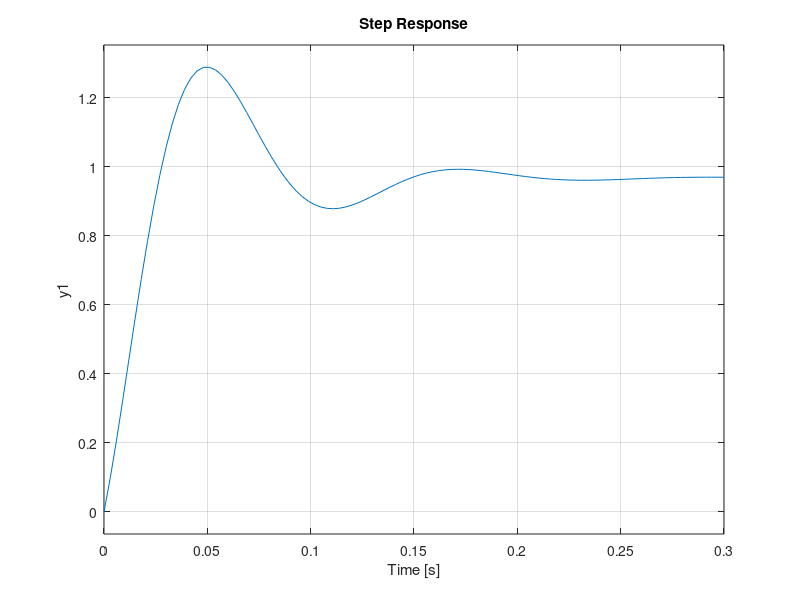

Source code (MATLAB): (Note: this script raises an error after producing the figure.)
% Plant 1 - Specification 4 Design
%% System Definitions

Gp = tf([6, 600], [20, 240, 2000]);
Hy = 1;


%% First, design through normal continuous methods

%%% Initial test - see how uncompensated system performs
Gol_u = Gp;
Gcl_u = feedback(100*Gp, Hy);

%figure
subplot(2,1,1)
margin(Gol_u)
subplot(2,1,2)
step(Gcl_u)

%%%% Get performance measures
verifier(Gp, 1, 1, Hy);

%%%% Output
% Phase margin: Inf
% Gain margin: Inf
% Crossover frequency: NaN
% Bandwidth: 14.047161
% Percent overshoot: 13.457347
% Rise time: 0.149452
% Settling time: 0.498646
% Steady state error - step: 76.923077%
% Steady state error - ramp: Inf%
% Tracking accuracy: 78.930705%
% Noise rejection: 7.562614e-02
% Disturbance rejection: 4.285852e-01
% Max control effort: 1.000000
% ISE: 0.045382

%%%% Need keep in mind the following
% I think that the solution method for this system is to damp as much as possible while keeping Upeak low
%%%% Adjust the following
Kc = 1;
alpha = 10;
tau = 1/(10*sqrt(alpha));

%%%% Show performance of continuous time system
Gc = Kc * tf([tau, 1], [alpha*tau, 1]);

Try = feedback(Gp*Gc, Hy);
info = stepinfo(Try);
risetime = info.RiseTime
settlingtime = info.SettlingTime
PO = info.Overshoot

ws = 377;
Tvy = feedback(-Hy*Gc*Gp, 1);
Ngain = bode(Tvy, ws)

Tru = feedback(Gc, Gp*Hy);
Upeak = max(step(Tru))


%%% Convert to discrete since the above parameters pass
% Figure out initial bandwidth to initialize Fs
init_bandwidth = bandwidth(Try)
% Let's initalize it at 150
Fs = 30;
Ts = 1/Fs;

Gc_z = c2d(Gc, Ts, 'tustin');
Gp_z = c2d(Gp, Ts, 'zoh');
Try_z = feedback(Gp_z*Gc_z, 1);

%%%% Performance parameters
info = stepinfo(Try_z);
risetime = info.RiseTime
settlingtime = info.SettlingTime
PO = info.Overshoot

ws = 377;
Tvy_z = feedback(-Gc_z*Gp_z, 1);
Ngain = bode(Tvy_z, ws)

Tru_z = feedback(Gc_z, Gp_z);
Upeak = max(step(Tru_z))

%%%% Verify frequency still passes
ClWb = (bandwidth(Try_z) / (2*pi))
Fs_max = ClWb*50
Fs

%%% As expected, the discrete-time system is slightly less damped than the continuous time one, but there was enough buffer given that it still passes

%%% Information for project file
Ts4=Ts
Nf4=NaN;
K4=NaN;
[Nc4, Dc4] = tfdata(Gc_z, 'v')
